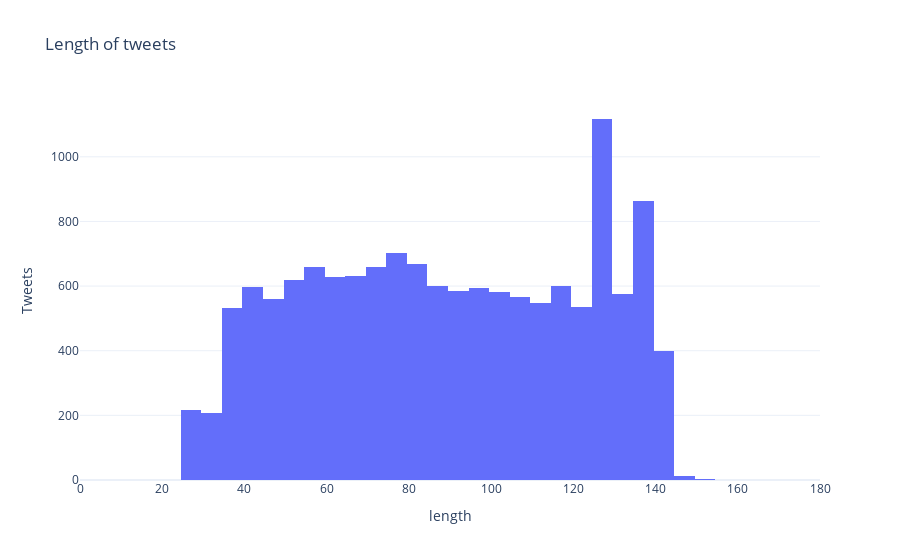

This figure's notebook cell:
### Code cell
# Plot the average length of tweets
fig.update_layout(xaxis_range=[0,180])
fig.show()

### Figure 1 — Plotly figure (JSON) as saved in the notebook; plotly's stock layout.template omitted (floating-point values rounded to 4 significant figures; data arrays with more than 128 entries replaced by an {"elided": "..."} marker saying what was removed)
{"data": [{"alignmentgroup": "True", "bingroup": "x", "hovertemplate": "length=%{x}<br>count=%{y}<extra></extra>", "legendgroup": "", "marker": {"color": "#636efa"}, "name": "", "offsetgroup": "", "orientation": "v", "showlegend": false, "type": "histogram", "x": {"elided": "14277 int values"}, "xaxis": "x", "yaxis": "y"}], "layout": {"barmode": "relative", "legend": {"tracegroupgap": 0}, "title": {"text": "Length of tweets"}, "xaxis": {"anchor": "y", "categoryorder": "category descending", "domain": [0, 1], "range": [0, 180], "title": {"text": "length"}}, "yaxis": {"anchor": "x", "domain": [0, 1], "title": {"text": "Tweets"}}}}
